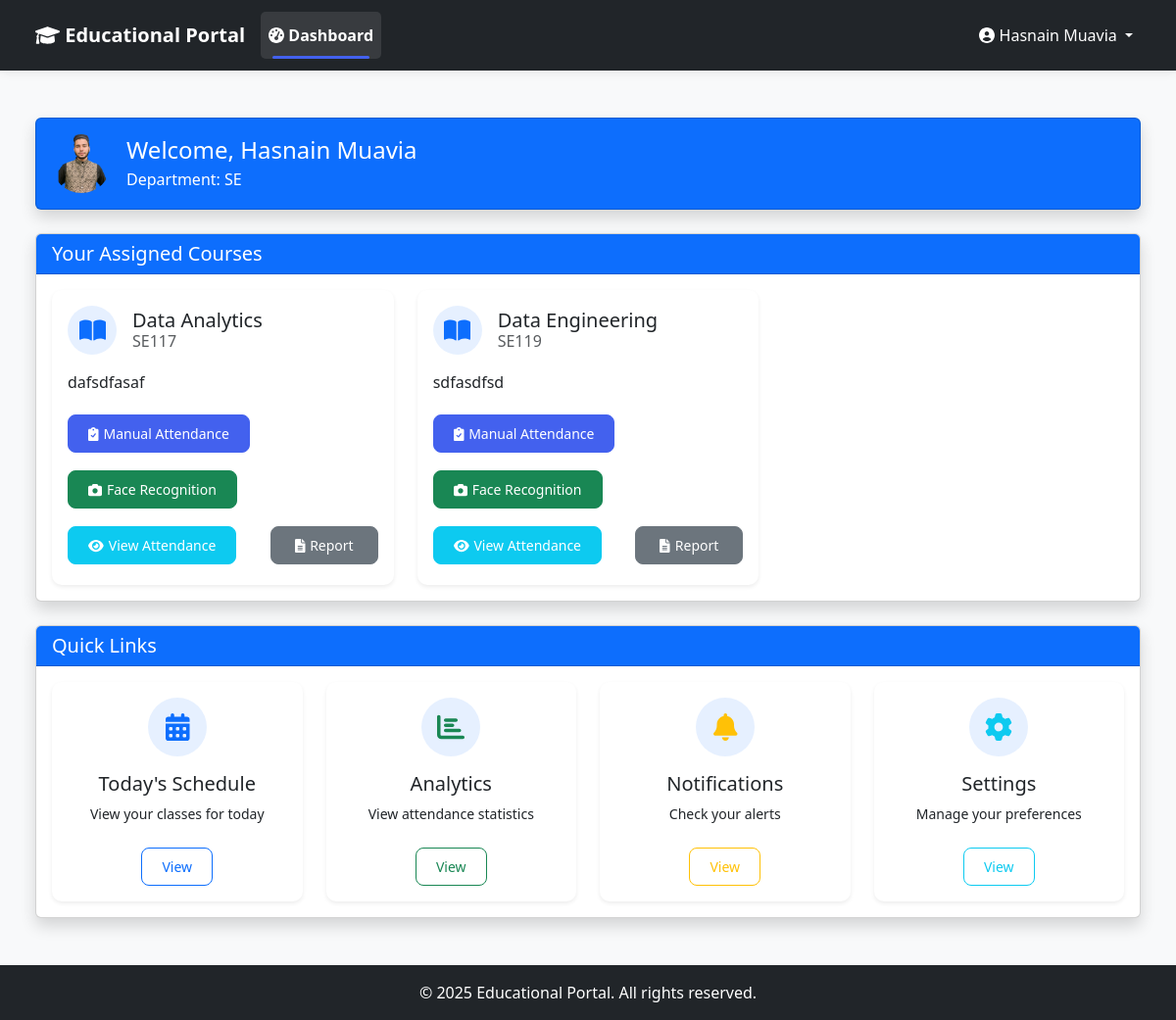
/faculty-dashboard/ (signed in), run on the app's committed database.
### core/models.py (models this page shows, shortened)
class User(AbstractUser):
    role = models.CharField(
        max_length=10,
        choices=Role.choices,
        default=Role.STUDENT,
    )
    def is_faculty(self):
        return self.role == Role.FACULTY

class Faculty(models.Model):
    user = models.OneToOneField(User, on_delete=models.CASCADE, related_name='faculty_profile')
    profile_picture = models.ImageField(upload_to='faculty/', null=True, blank=True)
    department = models.CharField(max_length=100, blank=True, null=True)
    phone = models.CharField(max_length=20, blank=True, null=True)
    @property
    def profile_picture_url(self):
        if self.profile_picture:
            return self.profile_picture.url
        return '/static/images/default_profile.png'

class Course(models.Model):
    name = models.CharField(max_length=100)
    code = models.CharField(max_length=20, unique=True)
    description = models.TextField(blank=True, null=True)

### faculty_dashboard/views.py (the view)
# urls.py: path('', views.dashboard, name='admin_dashboard'),
@login_required
@user_passes_test(is_faculty)
def dashboard(request):
    faculty = get_object_or_404(Faculty, user=request.user)
    assigned_courses = Course.objects.filter(faculty_assignments__faculty=faculty)
    context = {
        'faculty': faculty,
        'assigned_courses': assigned_courses,
    }
    return render(request, 'faculty_dashboard/dashboard.html', context)

### faculty_dashboard/views.py (called while the page is built)
def is_faculty(user):
    return user.is_authenticated and user.is_faculty()

### templates/faculty_dashboard/dashboard.html (shortened to what this page needs)
{% extends 'base.html' %}
{% block content %}
<div class="container-fluid py-4">
    <div class="row mb-4">
        <div class="col-12">
            <div class="card bg-primary text-white shadow">
                <div class="card-body">
                    <div class="d-flex align-items-center">
                        <div class="flex-shrink-0">
                            {% if faculty.profile_picture %}
                                <img src="{{ faculty.profile_picture_url }}" class="rounded-circle" width="60" height="60" alt="Profile Picture">
                            {% else %}
                                <i class="fas fa-user-circle fa-3x"></i>
                            {% endif %}
                        </div>
                        <div class="flex-grow-1 ms-3">
                            <h4 class="mb-1">Welcome, {{ faculty.user.get_full_name|default:faculty.user.username }}</h4>
                            <p class="mb-0">Department: {{ faculty.department|default:"Not Assigned" }}</p>
                        </div>
                    </div>
                </div>
            </div>
        </div>
    </div>
    <div class="row mb-4">
        <div class="col-12">
            <div class="card shadow">
                <div class="card-header bg-primary text-white">
                    <h5 class="card-title mb-0">Your Assigned Courses</h5>
                </div>
                <div class="card-body">
                    <div class="row g-4">
                        {% for course in assigned_courses %}
                        <div class="col-12 col-md-6 col-xl-4">
                            <div class="card dashboard-card h-100 shadow-sm hover-card">
                                <div class="card-body">
                                    <div class="d-flex align-items-center mb-3">
                                        <div class="course-icon-container me-3">
                                            <i class="fas fa-book-open course-icon"></i>
                                        </div>
                                        <div>
                                            <h5 class="card-title mb-1">{{ course.name }}</h5>
                                            <h6 class="card-subtitle text-muted">{{ course.code }}</h6>
                                        </div>
                                    </div>
                                    <p class="card-text">{{ course.description|truncatechars:100 }}</p>
                                    <div class="d-flex flex-wrap gap-2 mt-3 justify-content-between">
                                        <a href="{% url 'mark_attendance' course.id %}" class="btn btn-primary btn-sm action-button">
                                            <i class="fas fa-clipboard-check action-icon"></i> Manual Attendance
                                        </a>
                                        <a href="{% url 'face_recognition_attendance' course.id %}" class="btn btn-success btn-sm action-button">
                                            <i class="fas fa-camera action-icon"></i> Face Recognition
                                        </a>
                                        <a href="{% url 'faculty_view_attendance' course.id %}" class="btn btn-info btn-sm text-white action-button">
                                            <i class="fas fa-eye action-icon"></i> View Attendance
                                        </a>
                                        <a href="{% url 'faculty_generate_report' course.id %}" class="btn btn-secondary btn-sm action-button">
                                            <i class="fas fa-file-alt action-icon"></i> Report
                                        </a>
                                    </div>
                                </div>
                            </div>
                        </div>
                        {% empty %}
                        <div class="col-12">
                            <div class="alert alert-info" role="alert">
                                <i class="fas fa-info-circle"></i> You have no courses assigned yet.
                            </div>
                        </div>
                        {% endfor %}
                    </div>
                </div>
            </div>
        </div>
    </div>
    <div class="row">
        <div class="col-12">
            <div class="card shadow">
                <div class="card-header bg-primary text-white">
                    <h5 class="card-title mb-0">Quick Links</h5>
                </div>
                <div class="card-body">
                    <div class="row g-4">
                        <div class="col-6 col-sm-6 col-md-3">
                            <div class="card dashboard-card text-center h-100 shadow-sm hover-card">
                                <div class="card-body">
                                    <div class="icon-circle mb-3">
                                        <i class="fas fa-calendar-alt icon-lg text-primary"></i>
                                    </div>
                                    <h5 class="card-title">Today's Schedule</h5>
                                    <p class="card-text small">View your classes for today</p>
                                    <a href="#" class="btn btn-outline-primary btn-sm mt-2">View</a>
                                </div>
                            </div>
                        </div>
                        <div class="col-6 col-sm-6 col-md-3">
                            <div class="card dashboard-card text-center h-100 shadow-sm hover-card">
                                <div class="card-body">
                                    <div class="icon-circle mb-3">
                                        <i class="fas fa-chart-bar icon-lg text-success"></i>
                                    </div>
                                    <h5 class="card-title">Analytics</h5>
                                    <p class="card-text small">View attendance statistics</p>
                                    <a href="#" class="btn btn-outline-success btn-sm mt-2">View</a>
                                </div>
                            </div>
                        </div>
                        <div class="col-6 col-sm-6 col-md-3">
                            <div class="card dashboard-card text-center h-100 shadow-sm hover-card">
                                <div class="card-body">
                                    <div class="icon-circle mb-3">
                                        <i class="fas fa-bell icon-lg text-warning"></i>
                                    </div>
                                    <h5 class="card-title">Notifications</h5>
                                    <p class="card-text small">Check your alerts</p>
                                    <a href="#" class="btn btn-outline-warning btn-sm mt-2">View</a>
                                </div>
                            </div>
                        </div>
                        <div class="col-6 col-sm-6 col-md-3">
                            <div class="card dashboard-card text-center h-100 shadow-sm hover-card">
                                <div class="card-body">
                                    <div class="icon-circle mb-3">
                                        <i class="fas fa-cog icon-lg text-info"></i>
                                    </div>
                                    <h5 class="card-title">Settings</h5>
                                    <p class="card-text small">Manage your preferences</p>
                                    <a href="#" class="btn btn-outline-info btn-sm mt-2">View</a>
                                </div>
                            </div>
                        </div>
                    </div>
                </div>
            </div>
        </div>
    </div>
</div>
{% endblock %}
{% block extra_css %}
<link rel="stylesheet" href="https://cdnjs.cloudflare.com/ajax/libs/font-awesome/6.0.0/css/all.min.css">
{% endblock %}

### templates/base.html (shortened to what this page needs)
<!DOCTYPE html>
<html lang="en">
<head>
    <link href="https://cdn.jsdelivr.net/npm/bootstrap@5.3.0/dist/css/bootstrap.min.css" rel="stylesheet">
    {% load static %}
    <link href="{% static 'css/style.css' %}" rel="stylesheet">
    {% block extra_css %}{% endblock %}
</head>
<body class="d-flex flex-column min-vh-100">
    <nav class="navbar navbar-expand-lg navbar-dark bg-dark">
        <div class="container-fluid">
            <a class="navbar-brand" href="{% url 'home' %}">
                <i class="fas fa-graduation-cap"></i> Educational Portal
            </a>
            {% if user.is_authenticated %}
            <div class="collapse navbar-collapse" id="navbarNav">
                <ul class="navbar-nav me-auto">
                    {% if user.is_superuser %}
                    <li class="nav-item">
                        <a class="nav-link {% if request.resolver_match.url_name == 'admin_dashboard' %}active{% endif %}" href="{% url 'admin_dashboard' %}">
                            <i class="fas fa-tachometer-alt"></i> Dashboard
                        </a>
                    </li>
                    <li class="nav-item">
                        <a class="nav-link {% if request.resolver_match.url_name == 'manage_courses' %}active{% endif %}" href="{% url 'manage_courses' %}">
                            <i class="fas fa-book"></i> Courses
                        </a>
                    </li>
                    <li class="nav-item">
                        <a class="nav-link {% if request.resolver_match.url_name == 'manage_students' %}active{% endif %}" href="{% url 'manage_students' %}">
                            <i class="fas fa-user-graduate"></i> Students
                        </a>
                    </li>
                    <li class="nav-item">
                        <a class="nav-link {% if request.resolver_match.url_name == 'manage_faculty' %}active{% endif %}" href="{% url 'manage_faculty' %}">
                            <i class="fas fa-chalkboard-teacher"></i> Faculty
                        </a>
                    </li>
                    {% elif user.is_faculty %}
                    <li class="nav-item">
                        <a class="nav-link {% if request.resolver_match.url_name == 'faculty_dashboard' %}active{% endif %}" href="{% url 'faculty_dashboard' %}">
                            <i class="fas fa-tachometer-alt"></i> Dashboard
                        </a>
                    </li>
                    {% endif %}
                </ul>
                <div class="navbar-nav">
                    <li class="nav-item dropdown">
                        <a class="nav-link dropdown-toggle" href="#" id="navbarDropdown" role="button" data-bs-toggle="dropdown">
                            <i class="fas fa-user-circle"></i> {{ user.get_full_name|default:user.username }}
                        </a>
                    </li>
                </div>
            </div>
            {% endif %}
        </div>
    </nav>
    <main class="flex-grow-1 py-4">
        <div class="container-fluid px-4">
            {% block content %}
            {% endblock %}
        </div>
    </main>
    <footer class="footer mt-auto py-3 bg-dark text-white">
        <div class="container text-center">
            <p class="mb-0">&copy; {% now "Y" %} Educational Portal. All rights reserved.</p>
        </div>
    </footer>
</body>
</html>

### static/css/style.css (style rules this page uses)
body { min-height: 100vh; display: flex; flex-direction: column; background-color: #f8f9fa; font-family: 'Poppins', 'Segoe UI', Roboto, 'Helvetica Neue', Arial, sans-serif; color: #333; margin: 0; padding: 0; }
main { flex: 1; display: flex; flex-direction: column; }
:root { --primary-color: #4361ee; --primary-dark: #3a56d4; --secondary-color: #6c757d; --success-color: #198754; --info-color: #0dcaf0; --warning-color: #ffc107; --danger-color: #dc3545; --light-color: #f8f9fa; --dark-color: #212529; --text-color: #333; --text-muted: #6c757d; --border-radius: 10px; --box-shadow: 0 10px 30px rgba(0, 0, 0, 0.1); }
.dashboard-card { background-color: #fff; border-radius: var(--border-radius); transition: transform 0.2s; box-shadow: 0 4px 12px rgba(0, 0, 0, 0.05); border: none; overflow: hidden; }
.navbar { box-shadow: 0 2px 10px rgba(0, 0, 0, 0.08); background-color: #212529; padding: 0.75rem 1.5rem; }
.navbar-dark .navbar-nav .nav-link, .navbar-dark .navbar-brand, .navbar-dark .nav-link { color: #fff !important; }
.navbar-dark .navbar-nav .nav-link.active, .navbar-dark .nav-link.active { color: #fff !important; background-color: rgba(255, 255, 255, 0.1); border-radius: 5px; position: relative; font-weight: 600; }
.navbar-dark .navbar-nav .nav-link.active::after, .navbar-dark .nav-link.active::after { content: ''; position: absolute; bottom: 0; left: 10%; width: 80%; height: 3px; background-color: var(--primary-color); border-radius: 3px; }
.navbar-brand { font-weight: 700; color: var(--primary-color); }
.nav-link { font-weight: 500; color: var(--dark-color); padding: 0.75rem 1rem; transition: all 0.3s ease; }
.nav-link.active { color: var(--primary-color); background-color: rgba(67, 97, 238, 0.1); border-radius: 6px; }
.btn { font-weight: 500; padding: 0.5rem 1.25rem; border-radius: 8px; transition: all 0.3s ease; }
.btn-primary { background-color: var(--primary-color); border-color: var(--primary-color); }
.footer { background-color: #343a40; color: #fff; padding: 1.5rem 0; }
.fade-in { animation: fadeIn 0.5s ease-out; }

### templates/faculty_dashboard/dashboard.html (style rules this page uses)
.hover-card { transition: transform 0.3s ease, box-shadow 0.3s ease; }
.dashboard-card { border-radius: 10px; overflow: hidden; }
.course-icon-container { width: 50px; height: 50px; border-radius: 50%; background-color: rgba(13, 110, 253, 0.1); display: flex; align-items: center; justify-content: center; flex-shrink: 0; }
.course-icon { font-size: 1.5rem; color: #0d6efd; }
.action-button { margin: 5px 0; display: flex; align-items: center; justify-content: center; min-width: 110px; }
.action-icon { margin-right: 5px; }
.icon-circle { width: 60px; height: 60px; border-radius: 50%; background-color: rgba(13, 110, 253, 0.1); display: flex; align-items: center; justify-content: center; margin: 0 auto; }
.icon-lg { font-size: 1.75rem; }

### data on the page
User: get_full_name "Hasnain Muavia"
Faculty: profile_picture_url (picture), user.get_full_name "Hasnain Muavia", department "SE"
Course: name "Data Analytics", code "SE117", description "dafsdfasaf"
Course: name "Data Engineering", code "SE119", description "sdfasdfsd"
